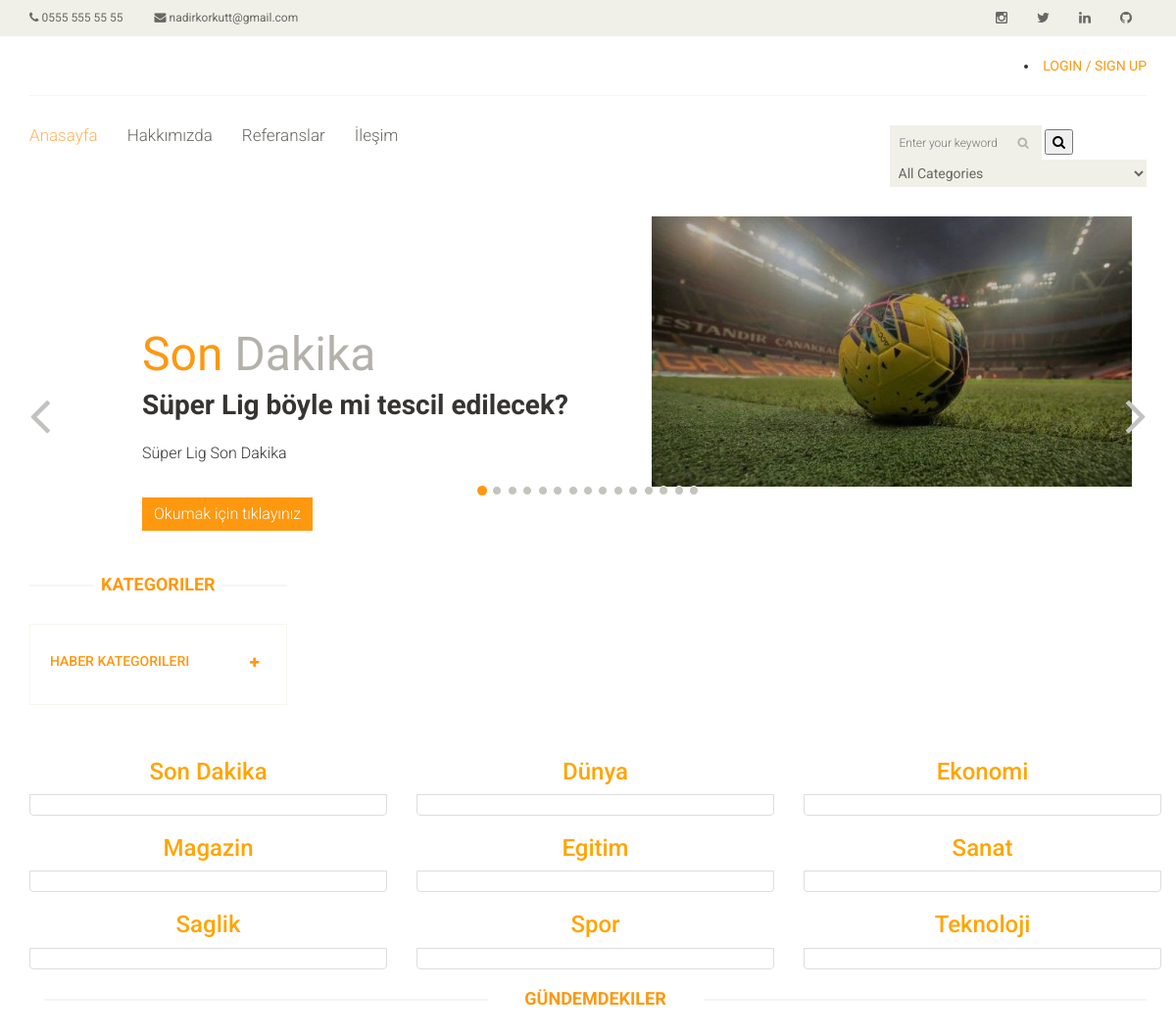
The app's page / (upper part), older data.
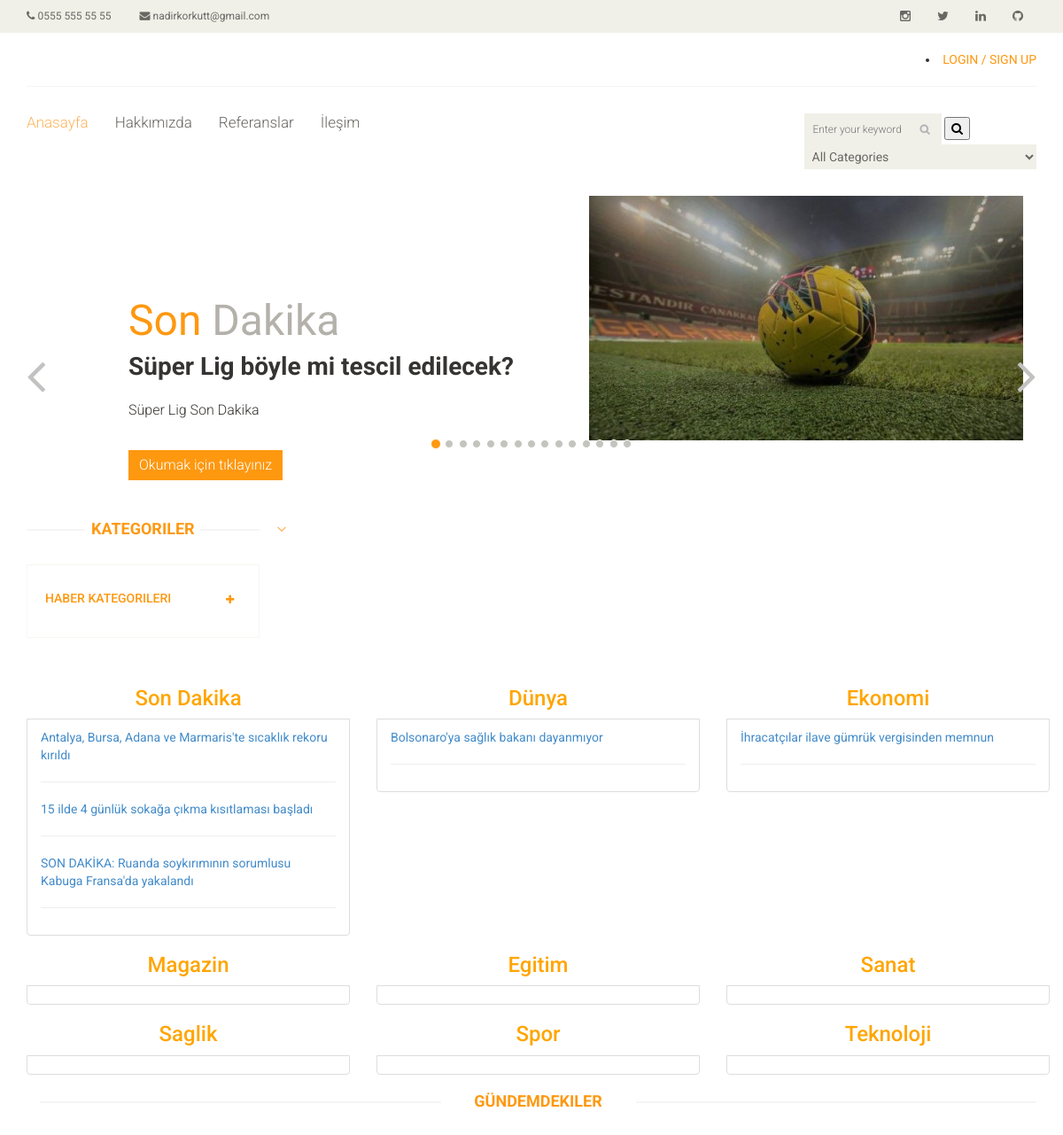
The same page, newer data.
### news/models.py (models this page shows, shortened)
class News(models.Model):
    STATUS=(
        ('True', 'Evet'),
        ('False', 'Hayır'),
    )
    category=models.ForeignKey(Category, on_delete=models.CASCADE) #relation with Category table
    title=models.CharField(max_length=150)
    keywords = models.CharField(blank=True,max_length=255)
    description = models.CharField(blank=True,max_length=255)
    image = models.ImageField(blank=True, upload_to='images/')
    detail=RichTextUploadingField()
    slug = models.SlugField(null=False, unique=True)
    status=models.CharField(max_length=10, choices=STATUS)
    create_at = models.DateTimeField(auto_now_add=True)
    update_at = models.DateTimeField(auto_now=True)
    def image_tag(self):
        return mark_safe('<img src="{}" height="50"/>'.format(self.image.url))
    image_tag.short_description = 'Image'

### content/models.py (models this page shows, shortened)
class Content(models.Model):
    user = models.ForeignKey(User, on_delete=models.SET_NULL, null=True)
    menu = models.OneToOneField(Menu, null=True, blank=True, on_delete=models.CASCADE) #relation with Menu table
    type =models.CharField(max_length=10, choices=TYPE)
    title = models.CharField(blank=True, max_length=150)
    keywords = models.CharField(blank=True, max_length=255)
    description = models.CharField(blank=True, max_length=255)
    image = models.ImageField(blank=True, upload_to='images/')
    detail = RichTextUploadingField()
    slug = models.SlugField(null=False, unique=True)
    status = models.CharField(max_length=10, choices=STATUS)
    create_at = models.DateTimeField(auto_now_add=True)
    update_at = models.DateTimeField(auto_now=True)
    def image_tag(self):
        return mark_safe('<img src="{}" height="50"/>'.format(self.image.url))
    image_tag.short_description = 'Image'

### home/views.py (the view)
# urls.py: path('', views.index, name='index'),
def index(request):
    setting = Setting.objects.get(pk=1)
    sliderdata=News.objects.all()[:15]
    category = Category.objects.all()
    menu = Menu.objects.all()
    daynews=News.objects.all()[:9]
    lastnews=News.objects.all().order_by('-id')[:5]
    randomnews = News.objects.all().order_by('?')[:3]
    son_dakika = Content.objects.filter(type='Son Dakika',status='True').order_by('-id')[:4]
    dunya =  Content.objects.filter(type='Dunya',status='True').order_by('-id')[:4]
    ekonomi = Content.objects.filter(type='Ekonomi',status='True').order_by('-id')[:4]
    magazin = Content.objects.filter(type='Magazin',status='True').order_by('-id')[:4]
    egitim = Content.objects.filter(type='Egitim',status='True').order_by('-id')[:4]
    sanat = Content.objects.filter(type='Sanat', status='True').order_by('-id')[:4]
    saglik = Content.objects.filter(type='Saglik', status='True').order_by('-id')[:4]
    spor = Content.objects.filter(type='Spor', status='True').order_by('-id')[:4]
    teknoloji = Content.objects.filter(type='Teknoloji', status='True').order_by('-id')[:4]
    context={'setting' : setting,
             'category' : category,
             'menu' : menu,
             'son_dakika' : son_dakika,
             'dunya': dunya,
             'ekonomi': ekonomi,
             'magazin': magazin,
             'egitim': egitim,
             'sanat': sanat,
             'saglik': saglik,
             'spor': spor,
             'teknoloji': teknoloji,
             'page':'home',
             'sliderdata':sliderdata,
             'daynews': daynews,
             'lastnews': lastnews,
             'randomnews' : randomnews
             }
    return render(request, 'index.html', context)

### home/templates/index.html (shortened to what this page needs)
{% extends 'homebase.html' %}
{% block slider %}
    {% include 'slider.html' %}
{% endblock %}
{% block content %}
    {% include 'content.html' %}
{% endblock %}

### home/templates/slider.html
<section id="slider">
    <div class="container">
        <div class="row">
            <div class="col-sm-12">
                <div id="slider-carousel" class="carousel slide" data-ride="carousel">
                    <ol class="carousel-indicators">
                        <li data-target="#slider-carousel" data-slide-to="0" class="active"></li>
                        <li data-target="#slider-carousel" data-slide-to="1"></li>
                        <li data-target="#slider-carousel" data-slide-to="2"></li>
                        <li data-target="#slider-carousel" data-slide-to="3"></li>
                        <li data-target="#slider-carousel" data-slide-to="4"></li>
                        <li data-target="#slider-carousel" data-slide-to="5"></li>
                        <li data-target="#slider-carousel" data-slide-to="6"></li>
                        <li data-target="#slider-carousel" data-slide-to="7"></li>
                        <li data-target="#slider-carousel" data-slide-to="8"></li>
                        <li data-target="#slider-carousel" data-slide-to="9"></li>
                        <li data-target="#slider-carousel" data-slide-to="10"></li>
                        <li data-target="#slider-carousel" data-slide-to="11"></li>
                        <li data-target="#slider-carousel" data-slide-to="12"></li>
                        <li data-target="#slider-carousel" data-slide-to="13"></li>
                        <li data-target="#slider-carousel" data-slide-to="14"></li>
                    </ol>
                    <div class="carousel-inner">
                        {% for rs in sliderdata %}
                        <div class="item {% if forloop.counter == 1 %} active {% endif %}">
                            <div class="col-sm-6">
                                <h1><span>Son</span> Dakika</h1>
                                <h2>{{ rs.title }}</h2>
                                <p>{{ rs.description}} </p>
                                <a href="/news/{{ rs.id }}/{{ rs.slug }}" class="btn btn-default get">Okumak için tıklayınız</a>
                            </div>
                            <div class="col-sm-6">
                                <img src="{{ rs.image.url }}" class="girl img-responsive" alt="" />
                            </div>
                        </div>
                    {% endfor %}
                    </div>
                    <a href="#slider-carousel" class="left control-carousel hidden-xs" data-slide="prev">
                        <i class="fa fa-angle-left"></i>
                    </a>
                    <a href="#slider-carousel" class="right control-carousel hidden-xs" data-slide="next">
                        <i class="fa fa-angle-right"></i>
                    </a>
                </div>
            </div>
        </div>
    </div>
</section>

### home/templates/content.html (shortened to what the changed rows need)
<section>
    <div class="container">
        <div class="row">
            <div class="col-sm-3">
                <div class="left-sidebar">
                    <h2>Kategoriler</h2>
                                    {% load mptt_tags %}
                </div>
            </div>
            <div class="mainmenu pull-left">
                <ul class="nav navbar-nav collapse navbar-collapse">
                    {% if menu %}
                        {% recursetree menu %}
                            <li class="dropdown">
                                <a href="/menu/{{ node.id }}" class="active" {% if not node.is_leaf_node %} data-toggle="dropdown-toggle" aria-expanded="true" {% endif %}>{{ node.title }}{% if not node.is_leaf_node %} <i class="fa fa-angle-down"></i>{% endif %} </a>
                            </li>
                        {% endrecursetree %}
                    {% endif %}
                </ul>
            </div>
            <div class="col-sm-12 padding-right">
                <div class="row">
                    <div class="col-sm-4">
                        <div class="features_items">
                            <h3 class="title text-center" style="color: orange">Son Dakika</h3>
                        </div>
                        <ul class="list-group-item">
                            {% for rs in son_dakika %}
                                <li><a href="/content/{{ rs.id }}/{{ rs.slug }}">{{ rs.title }}</a></li>
                                <hr>
                            {% endfor %}
                        </ul>
                    </div>
                    <div class="col-sm-4">
                        <div class="features_items">
                            <h3 class="title text-center" style="color: orange">Dünya</h3>
                        </div>
                        <ul class="list-group-item">
                            {% for rs in dunya %}
                                <li><a href="/content/{{ rs.id }}/{{ rs.slug }}">{{ rs.title }}</a></li>
                                <hr>
                            {% endfor %}
                        </ul>
                    </div>
                    <div class="col-sm-4">
                        <div class="features_items">
                            <h3 class="title text-center" style="color: orange">Ekonomi</h3>
                        </div>
                        <ul class="list-group-item">
                            {% for rs in ekonomi %}
                                <li><a href="/content/{{ rs.id }}/{{ rs.slug }}">{{ rs.title }}</a></li>
                                <hr>
                            {% endfor %}
                        </ul>
                    </div>
                </div>
                <br>
                <div class="features_items">
                    <h2 class="title text-center">Gündemdekiler</h2>
                </div>
            </div>
        </div>
    </div>
</section>

Row changes from the older to the newer data that the page shows:
added Content: title "Antalya, Bursa, Adana ve Marmaris'te sıcaklık rekoru kırıldı", shown under "Son Dakika"
added Content: title "15 ilde 4 günlük sokağa çıkma kısıtlaması başladı", shown under "Son Dakika"
added Content: title "SON DAKİKA: Ruanda soykırımının sorumlusu Kabuga Fransa'da yakalandı", shown under "Son Dakika"
added Content: title "Bolsonaro'ya sağlık bakanı dayanmıyor", shown under "Dünya"
added Content: title "İhracatçılar ilave gümrük vergisinden memnun", shown under "Ekonomi"
